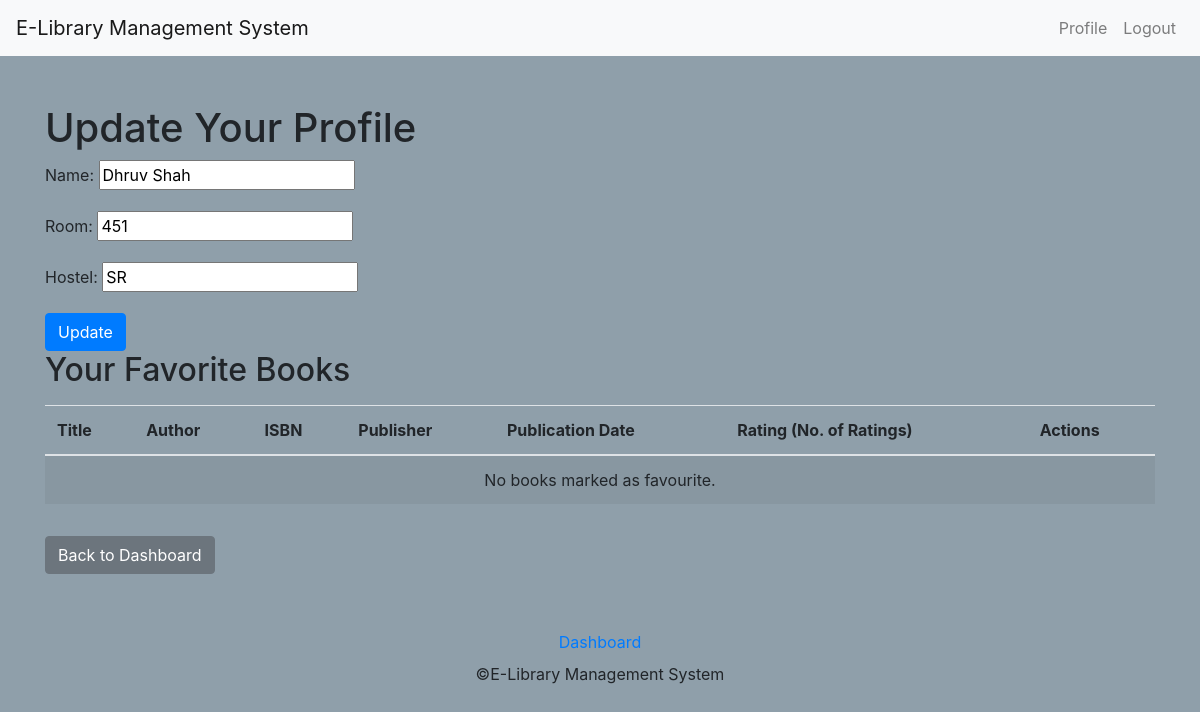
The page /profile/ (signed in) on the database as committed earlier.
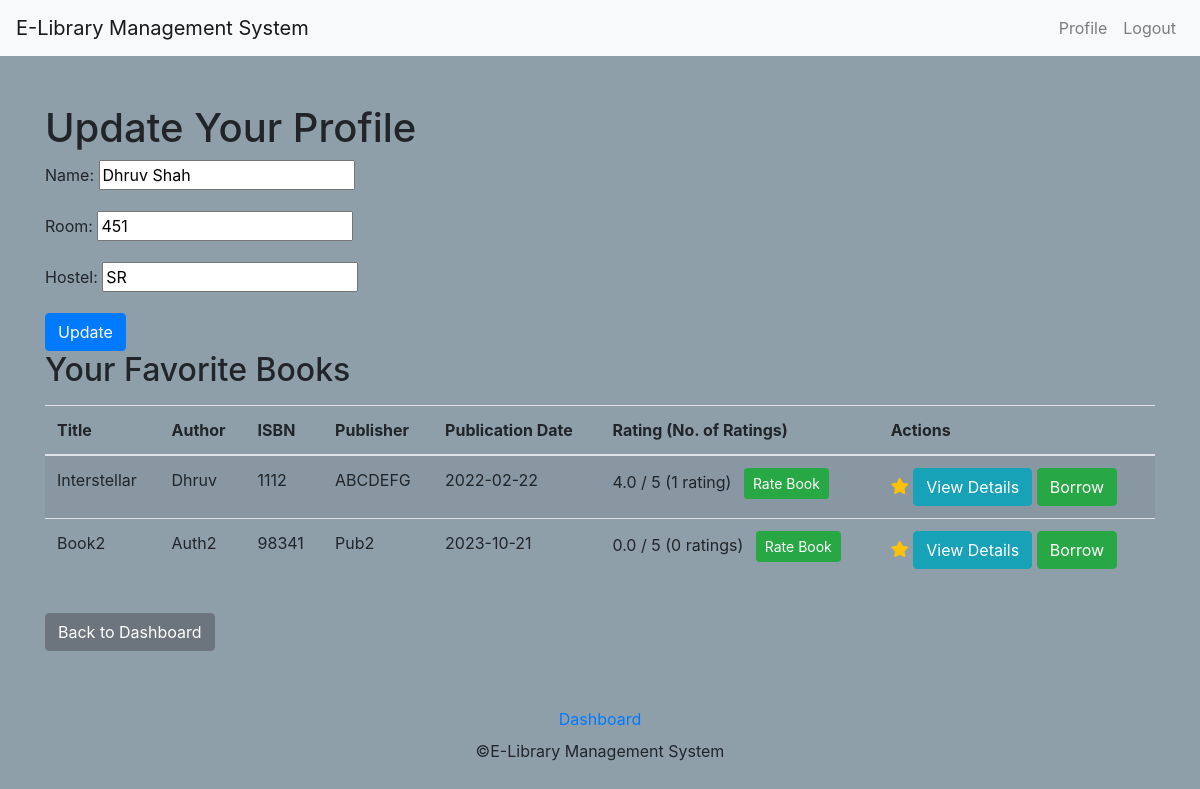
The same page on the database as committed later.
### books/models.py (models this page shows, shortened)
class Book(models.Model):
    title = models.CharField(max_length=255)
    author = models.CharField(max_length=255)
    isbn = models.PositiveBigIntegerField(unique=True)
    publication_date = models.DateField(blank=True, null=True)
    publisher_name = models.CharField(max_length=255, default=None)
    cover_image = models.ImageField(upload_to='book_covers/', blank=True, null=True)
    total_copies = models.PositiveIntegerField(default=1)
    available_copies = models.PositiveIntegerField(default=1)
    rating = models.FloatField(default=0.0)
    num_ratings = models.PositiveIntegerField(default=0)

### users/views.py (the view)
# urls.py: path('profile/', profile, name = 'profile'),
@login_required
def profile(request):
    profile = request.user.profile  # Access the user's profile
    if request.method == 'POST':
        form = ProfileUpdateForm(request.POST, instance=profile, user=request.user)
        if form.is_valid():
            form.save()
            messages.success(request, 'Your profile has been updated successfully!')
            return redirect('profile')
    else:
        form = ProfileUpdateForm(instance=profile, user=request.user)  # Pass user and instance correctly
    return render(request, 'users/profile.html', {'form': form})

### users/forms.py
class ProfileUpdateForm(forms.ModelForm):
    class Meta:
        model = Profile
        fields = ['name', 'psrn_number', 'room', 'hostel']
    def __init__(self, *args, **kwargs):
        user = kwargs.pop('user', None)  # Extract user from kwargs
        super().__init__(*args, **kwargs)
        if user:
            if user.profile.role == 'student':
                self.fields.pop('psrn_number', None)
            elif user.profile.role == 'librarian':
                self.fields.pop('room', None)  # Remove PSRN field for librarians
                self.fields.pop('hostel', None)

### users/templates/users/profile.html (shortened to what this page needs)
{% extends 'users/base.html' %}
{% block content %}
<h1>Update Your Profile</h1>
<form method="POST">
    {{ form.as_p }}
    <button type="submit" class="btn btn-primary">Update</button>
</form>
<h2>Your Favorite Books</h2>
<table class="table table-striped mt-3">
    <thead>
        <tr>
            <th>Title</th>
            <th>Author</th>
            <th>ISBN</th>
            <th>Publisher</th>
            <th>Publication Date</th>
            <th>Rating (No. of Ratings)</th>
            <th>Actions</th>
        </tr>
    </thead>
    <tbody>
        {% if user.profile.favorite_books.all %}
            {% for book in user.profile.favorite_books.all %}
            <tr>
                <td>{{ book.title }}</td>
                <td>{{ book.author }}</td>
                <td>{{ book.isbn }}</td>
                <td>{{ book.publisher_name }}</td>
                <td>{{ book.publication_date|date:"Y-m-d" }}</td>
                <td>
                    {{ book.rating|default:0.0 }} / 5
                    ({{ book.num_ratings }} rating{{ book.num_ratings|pluralize }})
                    <a href="{% url 'rate_book' book.id %}" class="btn btn-sm btn-success ml-2">Rate Book</a>
                </td>
                <td>
                    {% if book in user.profile.favorite_books.all %}
                        <a href="{% url 'unmark_favorite' book.pk %}" class="text-warning" title="Remove from favorites">
                            <i class="fas fa-star"></i>
                        </a>
                    {% else %}
                        <a href="{% url 'mark_favorite' book.pk %}" class="text-secondary" title="Add to favorites">
                            <i class="far fa-star"></i>
                        </a>
                    {% endif %}
                    <a href="{% url 'book_detail' book.pk %}" class="btn btn-info">View Details</a>
                    <a href="{% url 'borrow' book.pk %}" class="btn btn-success">Borrow</a>
                </td>
            </tr>
            {% endfor %}
        {% else %}
            <tr>
                <td colspan="8" class="text-center">No books marked as favourite.</td>
            </tr>
        {% endif %}
    </tbody>
</table>
<a href="{% url 'student_dashboard' %}" class="btn btn-secondary mt-3">Back to Dashboard</a>
{% endblock %}

Rows that differ between the two databases and show on the page:
now on this page (row edited): Book: title "Interstellar", author "Dhruv", isbn "1112", publisher_name "ABCDEFG", publication_date "2022-02-22", rating "4.0", num_ratings "1"
added Book: title "Book2", author "Auth2", isbn "98341", publisher_name "Pub2", publication_date "2023-10-21", rating "0.0", num_ratings "0"
Other text that changed with them:
text no longer shown: "No books marked as favourite."
